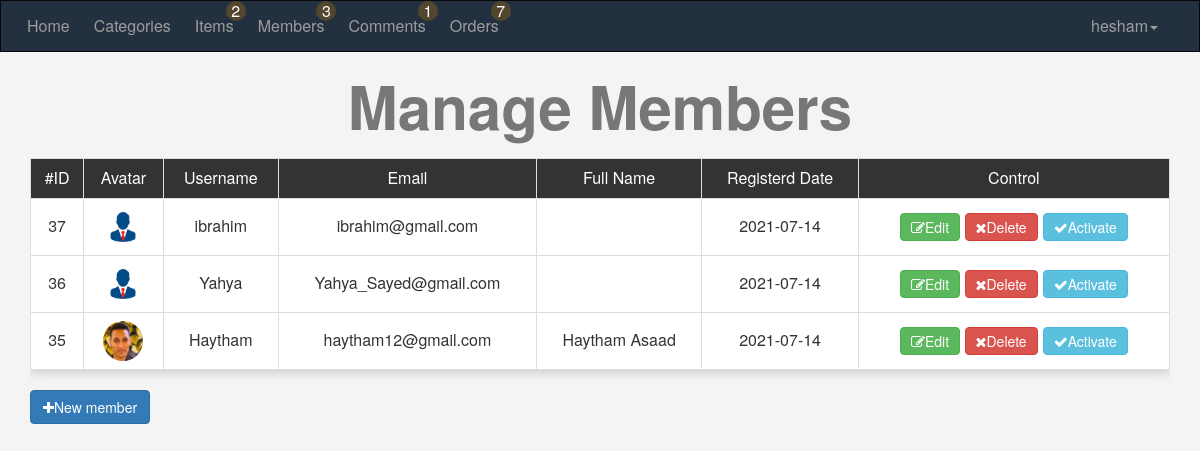
The app's page /admin/members.php?do=Manage&page=Panding (signed in), older data.
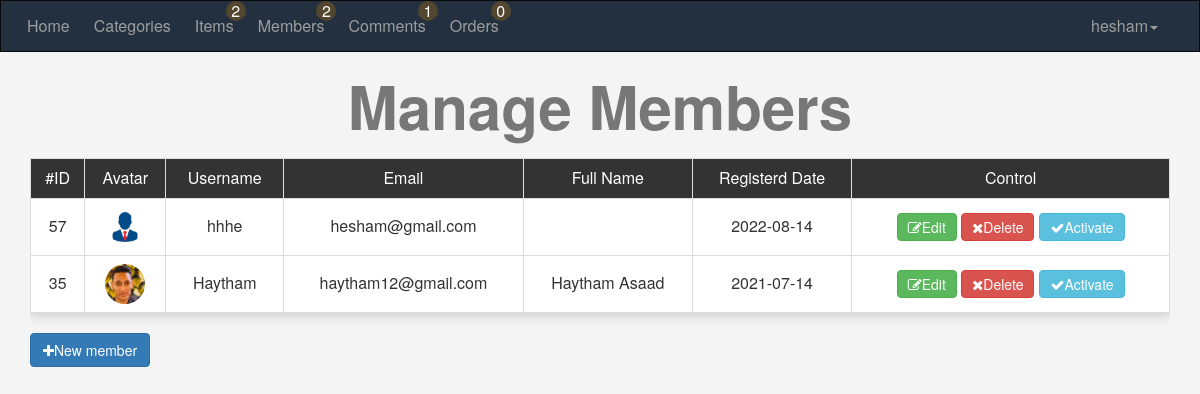
The same page, newer data.
### tables this page shows
CREATE TABLE `users` (
  `UserId` int(11) NOT NULL COMMENT 'to identify user',
  `UserName` varchar(255) NOT NULL COMMENT 'user to login',
  `Password` varchar(255) NOT NULL COMMENT 'password to login',
  `Email` varchar(255) NOT NULL,
  `FullName` varchar(255) DEFAULT NULL,
  `GroupId` int(11) NOT NULL DEFAULT 0 COMMENT 'ideintify user group',
  `truststatus` int(11) NOT NULL DEFAULT 0 COMMENT 'seller rank',
  `Regstatus` int(11) NOT NULL DEFAULT 0 COMMENT 'user approval',
  `Date` date NOT NULL,
  `Avatar` varchar(255) DEFAULT NULL
);

### admin/include/functions/functions.php (called while the page is built, shortened)
<?php
	function checkitem($select,$table,$value){
		global $connect;
		$statement=$connect->prepare("select $select from $table where $select=?");
		$statement->execute(array($value));
		$cont=$statement->rowCount();
		return $cont;
	}
?>

### admin/members.php (the view, shortened to what this page needs)
<?php
	if(isset($_SESSION['user'])){
		include "in.php";
		$do="";
		if(isset($_GET['do'])){
				$do=$_GET['do'];
		}else{
				$do='Manage';
		}
		if($do=="Manage"){
			$query='';
			if(isset($_GET['page']) && $_GET['page']=='Panding'){
				$query="AND Regstatus =0";
			}
			$stmt=$connect->prepare("select * from users where GroupId!=1 $query order by UserId DESC");
			$stmt->execute();
			$rows=$stmt->fetchAll();
			if(!empty($rows)){
?>
				<h1 class="text-center">Manage Members</h1>
				<div class="container">
					<div class="table-responsive">
						<table class="main-table manage-avatar text-center table table-bordered">
							<tr>
								<td>#ID</td>
								<td>Avatar</td>
								<td>Username</td>
								<td>Email</td>
								<td>Full Name</td>
								<td>Registerd Date</td>
								<td>Control</td>
							</tr>
							<?php
								foreach ($rows as $row) {
									echo "<tr>";
										echo "<td>".$row['UserId']."</td>";
										echo "<td>";
											if (empty($row['Avatar'])) {
												Echo "<img src='uploads/avatars/memberavatar/1.png' alt=''/>";
											}else{
												Echo "<img src='uploads\avatars\memberavatar\\".$row['UserId']."\\".$row['Avatar']."'alt=''/>";
											}
										Echo"</td>";
										echo "<td>".$row['UserName']."</td>";
										echo "<td>".$row['Email']."</td>";
										echo "<td>".$row['FullName']."</td>";
										echo "<td>".$row['Date']."</td>";
										echo "<td>
											<a href='members.php?do=Edit&UserId=".$row['UserId']."' class='btn btn-success'><i class='fa fa-edit'></i>Edit</a>
											<a href='members.php?do=Delete&UserId=".$row['UserId']."' class='btn btn-danger confirm'><i class='fa fa-close'></i>Delete</a>";
											if($row['Regstatus']==0){
												echo "<a href='members.php?do=Activate&UserId=".$row['UserId']."' class='btn btn-info activate'><i class='fa fa-check'></i>Activate</a>";
											}
										echo " </td>";
									echo "</tr>";
								}
							?>
						</table>
					</div>
					<a href='members.php?do=Add' class="btn btn-primary"><i class="fa fa-plus"></i>New member</a>
				</div>
<?php
			}
?>
<?php
		}
		include $tpl."footer.php";
	}else{
		header("location:index.php");
		exit();
	}
?>

### admin/include/templates/navbar.php (shortened to what this page needs)
<nav class="navbar navbar-inverse">
  <div class="container">
    <div class="navbar-header">
      <a class="navbar-brand" href="dashboard.php">Home</a>
    </div>
    <div class="collapse navbar-collapse" id="app-nav">
      <ul class="nav navbar-nav count">
        <li><a href="categories.php">Categories</a></li>
        <li><a href="items.php"><span><?php echo checkitem("Approve","items","0"); ?></span>Items</a></li>
        <li><a href="members.php"><span><?php echo checkitem("Regstatus","users","0"); ?></span>Members</a></li>
        <li><a href="comments.php"><span><?php echo checkitem("Status","comments","0"); ?></span>Comments</a></li>
        <li><a href="orders.php"><span><?php echo checkitem("delivered","orders","0"); ?></span>Orders</a></li>
      </ul>
      <ul class="nav navbar-nav navbar-right">
        <li class="dropdown">
          <a href="#" class="dropdown-toggle" data-toggle="dropdown" role="button" aria-haspopup="true" aria-expanded="false"><?php echo $_SESSION['user'] ?><span class="caret"></span></a>
        </li>
      </ul>
    </div>
  </div>
</nav>

Row changes from the older to the newer data that the page shows:
removed users: UserId "37", UserName "ibrahim", Email "ibrahim@gmail.com", Date "2021-07-14"
removed users: UserId "36", UserName "Yahya", Email "Yahya_Sayed@gmail.com", Date "2021-07-14"
added users: UserId "57", UserName "hhhe", Email "hesham@gmail.com", Date "2022-08-14"
Text that changed along with them:
checkitem("Regstatus","users","0"): "3" → "2"
checkitem("delivered","orders","0"): "7" → "0"
